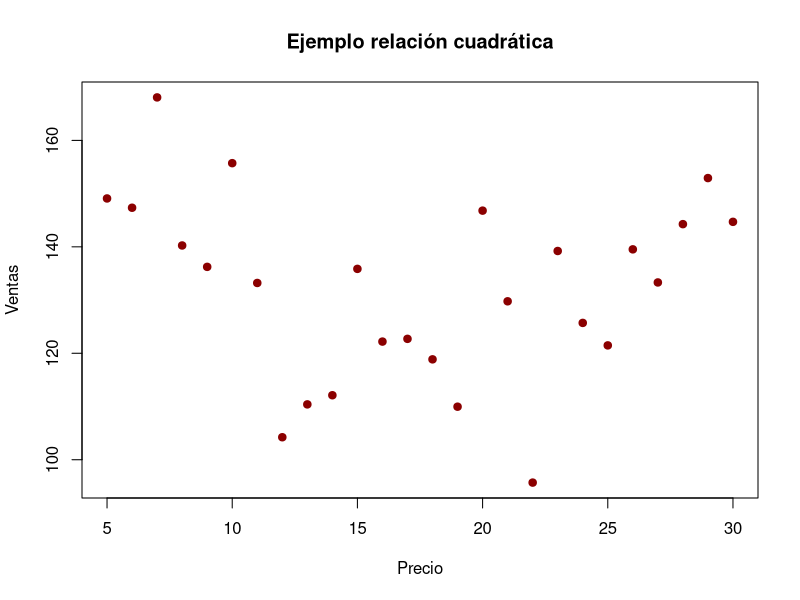

Write R code to recreate this figure.
## ---- chunk 1
#| label: grafico-cuadratico
#| fig-cap: "Relación cuadrática entre precio y ventas (ejemplo simulado)"
#| echo: false

set.seed(123)
precio <- seq(5, 30, 1)
ventas <- 200 - 10*precio + 0.3*precio^2 + rnorm(length(precio), 0, 15)
plot(precio, ventas, pch=19, col="darkred",
     main="Ejemplo relación cuadrática",
     xlab="Precio", ylab="Ventas")

